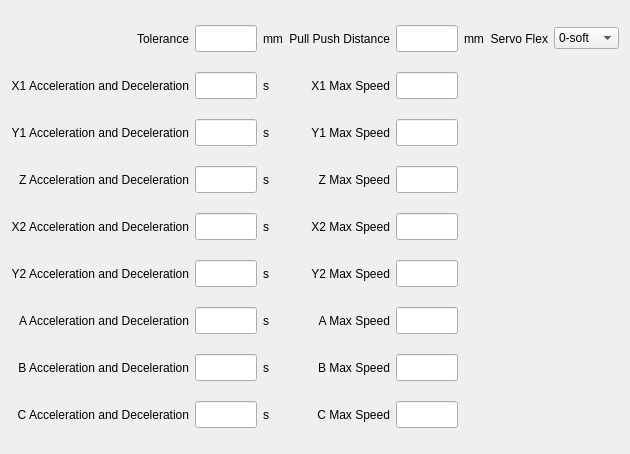
<?xml version="1.0" encoding="UTF-8"?>
<ui version="4.0">
 <class>ICMachineConfigPage</class>
 <widget class="QWidget" name="ICMachineConfigPage">
  <property name="geometry">
   <rect>
    <x>0</x>
    <y>0</y>
    <width>630</width>
    <height>454</height>
   </rect>
  </property>
  <property name="windowTitle">
   <string>Form</string>
  </property>
  <layout class="QGridLayout" name="gridLayout">
   <item row="1" column="3">
    <widget class="QLabel" name="x1SLabel">
     <property name="text">
      <string>s</string>
     </property>
    </widget>
   </item>
   <item row="2" column="3">
    <widget class="QLabel" name="y1SLabel">
     <property name="text">
      <string>s</string>
     </property>
    </widget>
   </item>
   <item row="3" column="3">
    <widget class="QLabel" name="zSLabel">
     <property name="text">
      <string>s</string>
     </property>
    </widget>
   </item>
   <item row="2" column="4">
    <spacer name="horizontalSpacer">
     <property name="orientation">
      <enum>Qt::Horizontal</enum>
     </property>
     <property name="sizeHint" stdset="0">
      <size>
       <width>40</width>
       <height>20</height>
      </size>
     </property>
    </spacer>
   </item>
   <item row="0" column="3">
    <widget class="QLabel" name="label_17">
     <property name="text">
      <string>mm</string>
     </property>
    </widget>
   </item>
   <item row="4" column="0">
    <widget class="QLabel" name="x2ALabel">
     <property name="text">
      <string>X2 Acceleration and Deceleration</string>
     </property>
     <property name="alignment">
      <set>Qt::AlignRight|Qt::AlignTrailing|Qt::AlignVCenter</set>
     </property>
    </widget>
   </item>
   <item row="4" column="1">
    <widget class="ICLineEditWithVirtualNumericKeypad" name="x2ADEdit">
     <property name="minimumSize">
      <size>
       <width>0</width>
       <height>27</height>
      </size>
     </property>
     <property name="maximumSize">
      <size>
       <width>16777215</width>
       <height>27</height>
      </size>
     </property>
    </widget>
   </item>
   <item row="5" column="0">
    <widget class="QLabel" name="y2ALabel">
     <property name="text">
      <string>Y2 Acceleration and Deceleration</string>
     </property>
     <property name="alignment">
      <set>Qt::AlignRight|Qt::AlignTrailing|Qt::AlignVCenter</set>
     </property>
    </widget>
   </item>
   <item row="4" column="5">
    <widget class="QLabel" name="x2MLabel">
     <property name="text">
      <string>X2 Max Speed</string>
     </property>
     <property name="alignment">
      <set>Qt::AlignRight|Qt::AlignTrailing|Qt::AlignVCenter</set>
     </property>
    </widget>
   </item>
   <item row="4" column="6">
    <widget class="ICLineEditWithVirtualNumericKeypad" name="x2MaxSpeedEdit">
     <property name="minimumSize">
      <size>
       <width>0</width>
       <height>27</height>
      </size>
     </property>
     <property name="maximumSize">
      <size>
       <width>16777215</width>
       <height>27</height>
      </size>
     </property>
    </widget>
   </item>
   <item row="8" column="6">
    <widget class="ICLineEditWithVirtualNumericKeypad" name="cMaxSpeedEdit">
     <property name="minimumSize">
      <size>
       <width>0</width>
       <height>27</height>
      </size>
     </property>
     <property name="maximumSize">
      <size>
       <width>16777215</width>
       <height>27</height>
      </size>
     </property>
    </widget>
   </item>
   <item row="0" column="6">
    <widget class="ICLineEditWithVirtualNumericKeypad" name="pullPushDistance">
     <property name="minimumSize">
      <size>
       <width>0</width>
       <height>27</height>
      </size>
     </property>
     <property name="maximumSize">
      <size>
       <width>16777215</width>
       <height>27</height>
      </size>
     </property>
    </widget>
   </item>
   <item row="0" column="7">
    <widget class="QLabel" name="label_18">
     <property name="text">
      <string>mm</string>
     </property>
    </widget>
   </item>
   <item row="0" column="5">
    <widget class="QLabel" name="label_4">
     <property name="text">
      <string>Pull Push Distance</string>
     </property>
     <property name="alignment">
      <set>Qt::AlignRight|Qt::AlignTrailing|Qt::AlignVCenter</set>
     </property>
    </widget>
   </item>
   <item row="0" column="9">
    <widget class="QLabel" name="label_5">
     <property name="text">
      <string>Servo Flex</string>
     </property>
     <property name="alignment">
      <set>Qt::AlignRight|Qt::AlignTrailing|Qt::AlignVCenter</set>
     </property>
    </widget>
   </item>
   <item row="5" column="1">
    <widget class="ICLineEditWithVirtualNumericKeypad" name="y2ADEdit">
     <property name="minimumSize">
      <size>
       <width>0</width>
       <height>27</height>
      </size>
     </property>
     <property name="maximumSize">
      <size>
       <width>16777215</width>
       <height>27</height>
      </size>
     </property>
    </widget>
   </item>
   <item row="5" column="5">
    <widget class="QLabel" name="y2MLabel">
     <property name="text">
      <string>Y2 Max Speed</string>
     </property>
     <property name="alignment">
      <set>Qt::AlignRight|Qt::AlignTrailing|Qt::AlignVCenter</set>
     </property>
    </widget>
   </item>
   <item row="5" column="6">
    <widget class="ICLineEditWithVirtualNumericKeypad" name="y2MaxSpeedEdit">
     <property name="minimumSize">
      <size>
       <width>0</width>
       <height>27</height>
      </size>
     </property>
     <property name="maximumSize">
      <size>
       <width>16777215</width>
       <height>27</height>
      </size>
     </property>
    </widget>
   </item>
   <item row="4" column="3">
    <widget class="QLabel" name="x2SLabel">
     <property name="text">
      <string>s</string>
     </property>
    </widget>
   </item>
   <item row="6" column="1">
    <widget class="ICLineEditWithVirtualNumericKeypad" name="aADEdit">
     <property name="minimumSize">
      <size>
       <width>0</width>
       <height>27</height>
      </size>
     </property>
     <property name="maximumSize">
      <size>
       <width>16777215</width>
       <height>27</height>
      </size>
     </property>
    </widget>
   </item>
   <item row="5" column="3">
    <widget class="QLabel" name="y2SLabel">
     <property name="text">
      <string>s</string>
     </property>
    </widget>
   </item>
   <item row="6" column="3">
    <widget class="QLabel" name="aSLabel">
     <property name="text">
      <string>s</string>
     </property>
    </widget>
   </item>
   <item row="6" column="0">
    <widget class="QLabel" name="aALabel">
     <property name="text">
      <string>A Acceleration and Deceleration</string>
     </property>
     <property name="alignment">
      <set>Qt::AlignRight|Qt::AlignTrailing|Qt::AlignVCenter</set>
     </property>
    </widget>
   </item>
   <item row="6" column="5">
    <widget class="QLabel" name="aMLabel">
     <property name="text">
      <string>A Max Speed</string>
     </property>
     <property name="alignment">
      <set>Qt::AlignRight|Qt::AlignTrailing|Qt::AlignVCenter</set>
     </property>
    </widget>
   </item>
   <item row="6" column="6">
    <widget class="ICLineEditWithVirtualNumericKeypad" name="aMaxSpeedEdit">
     <property name="minimumSize">
      <size>
       <width>0</width>
       <height>27</height>
      </size>
     </property>
     <property name="maximumSize">
      <size>
       <width>16777215</width>
       <height>27</height>
      </size>
     </property>
    </widget>
   </item>
   <item row="7" column="1">
    <widget class="ICLineEditWithVirtualNumericKeypad" name="bADEdit">
     <property name="minimumSize">
      <size>
       <width>0</width>
       <height>27</height>
      </size>
     </property>
     <property name="maximumSize">
      <size>
       <width>16777215</width>
       <height>27</height>
      </size>
     </property>
    </widget>
   </item>
   <item row="7" column="3">
    <widget class="QLabel" name="bSLabel">
     <property name="text">
      <string>s</string>
     </property>
    </widget>
   </item>
   <item row="7" column="0">
    <widget class="QLabel" name="bALabel">
     <property name="text">
      <string>B Acceleration and Deceleration</string>
     </property>
     <property name="alignment">
      <set>Qt::AlignRight|Qt::AlignTrailing|Qt::AlignVCenter</set>
     </property>
    </widget>
   </item>
   <item row="7" column="6">
    <widget class="ICLineEditWithVirtualNumericKeypad" name="bMaxSpeedEdit">
     <property name="minimumSize">
      <size>
       <width>0</width>
       <height>27</height>
      </size>
     </property>
     <property name="maximumSize">
      <size>
       <width>16777215</width>
       <height>27</height>
      </size>
     </property>
    </widget>
   </item>
   <item row="7" column="5">
    <widget class="QLabel" name="bMLabel">
     <property name="text">
      <string>B Max Speed</string>
     </property>
     <property name="alignment">
      <set>Qt::AlignRight|Qt::AlignTrailing|Qt::AlignVCenter</set>
     </property>
    </widget>
   </item>
   <item row="8" column="1">
    <widget class="ICLineEditWithVirtualNumericKeypad" name="cADEdit">
     <property name="minimumSize">
      <size>
       <width>0</width>
       <height>27</height>
      </size>
     </property>
     <property name="maximumSize">
      <size>
       <width>16777215</width>
       <height>27</height>
      </size>
     </property>
    </widget>
   </item>
   <item row="8" column="3">
    <widget class="QLabel" name="cSLabel">
     <property name="text">
      <string>s</string>
     </property>
    </widget>
   </item>
   <item row="8" column="0">
    <widget class="QLabel" name="cALabel">
     <property name="text">
      <string>C Acceleration and Deceleration</string>
     </property>
     <property name="alignment">
      <set>Qt::AlignRight|Qt::AlignTrailing|Qt::AlignVCenter</set>
     </property>
    </widget>
   </item>
   <item row="8" column="5">
    <widget class="QLabel" name="cMLabel">
     <property name="text">
      <string>C Max Speed</string>
     </property>
     <property name="alignment">
      <set>Qt::AlignRight|Qt::AlignTrailing|Qt::AlignVCenter</set>
     </property>
    </widget>
   </item>
   <item row="0" column="8">
    <spacer name="horizontalSpacer_2">
     <property name="orientation">
      <enum>Qt::Horizontal</enum>
     </property>
     <property name="sizeHint" stdset="0">
      <size>
       <width>40</width>
       <height>20</height>
      </size>
     </property>
    </spacer>
   </item>
   <item row="0" column="0">
    <widget class="QLabel" name="label_3">
     <property name="text">
      <string>Tolerance</string>
     </property>
     <property name="alignment">
      <set>Qt::AlignRight|Qt::AlignTrailing|Qt::AlignVCenter</set>
     </property>
    </widget>
   </item>
   <item row="0" column="1">
    <widget class="ICLineEditWithVirtualNumericKeypad" name="toleranceLineEdit">
     <property name="minimumSize">
      <size>
       <width>0</width>
       <height>27</height>
      </size>
     </property>
     <property name="maximumSize">
      <size>
       <width>16777215</width>
       <height>27</height>
      </size>
     </property>
    </widget>
   </item>
   <item row="1" column="0">
    <widget class="QLabel" name="x1ALabel">
     <property name="text">
      <string>X1 Acceleration and Deceleration</string>
     </property>
     <property name="alignment">
      <set>Qt::AlignRight|Qt::AlignTrailing|Qt::AlignVCenter</set>
     </property>
    </widget>
   </item>
   <item row="1" column="1">
    <widget class="ICLineEditWithVirtualNumericKeypad" name="xADEdit">
     <property name="minimumSize">
      <size>
       <width>0</width>
       <height>27</height>
      </size>
     </property>
     <property name="maximumSize">
      <size>
       <width>16777215</width>
       <height>27</height>
      </size>
     </property>
    </widget>
   </item>
   <item row="1" column="5">
    <widget class="QLabel" name="x1MLabel">
     <property name="text">
      <string>X1 Max Speed</string>
     </property>
     <property name="alignment">
      <set>Qt::AlignRight|Qt::AlignTrailing|Qt::AlignVCenter</set>
     </property>
    </widget>
   </item>
   <item row="1" column="6">
    <widget class="ICLineEditWithVirtualNumericKeypad" name="xMaxSpeedEdit">
     <property name="minimumSize">
      <size>
       <width>0</width>
       <height>27</height>
      </size>
     </property>
     <property name="maximumSize">
      <size>
       <width>16777215</width>
       <height>27</height>
      </size>
     </property>
    </widget>
   </item>
   <item row="2" column="0">
    <widget class="QLabel" name="y1ALabel">
     <property name="text">
      <string>Y1 Acceleration and Deceleration</string>
     </property>
     <property name="alignment">
      <set>Qt::AlignRight|Qt::AlignTrailing|Qt::AlignVCenter</set>
     </property>
    </widget>
   </item>
   <item row="2" column="1">
    <widget class="ICLineEditWithVirtualNumericKeypad" name="yADEdit">
     <property name="minimumSize">
      <size>
       <width>0</width>
       <height>27</height>
      </size>
     </property>
     <property name="maximumSize">
      <size>
       <width>16777215</width>
       <height>27</height>
      </size>
     </property>
    </widget>
   </item>
   <item row="2" column="5">
    <widget class="QLabel" name="y1MLabel">
     <property name="text">
      <string>Y1 Max Speed</string>
     </property>
     <property name="alignment">
      <set>Qt::AlignRight|Qt::AlignTrailing|Qt::AlignVCenter</set>
     </property>
    </widget>
   </item>
   <item row="2" column="6">
    <widget class="ICLineEditWithVirtualNumericKeypad" name="yMaxSpeedEdit">
     <property name="minimumSize">
      <size>
       <width>0</width>
       <height>27</height>
      </size>
     </property>
     <property name="maximumSize">
      <size>
       <width>16777215</width>
       <height>27</height>
      </size>
     </property>
    </widget>
   </item>
   <item row="3" column="0">
    <widget class="QLabel" name="zALabel">
     <property name="text">
      <string>Z Acceleration and Deceleration</string>
     </property>
     <property name="alignment">
      <set>Qt::AlignRight|Qt::AlignTrailing|Qt::AlignVCenter</set>
     </property>
    </widget>
   </item>
   <item row="3" column="6">
    <widget class="ICLineEditWithVirtualNumericKeypad" name="zMaxSpeedEdit">
     <property name="minimumSize">
      <size>
       <width>0</width>
       <height>27</height>
      </size>
     </property>
     <property name="maximumSize">
      <size>
       <width>16777215</width>
       <height>27</height>
      </size>
     </property>
    </widget>
   </item>
   <item row="3" column="1">
    <widget class="ICLineEditWithVirtualNumericKeypad" name="zADEdit">
     <property name="minimumSize">
      <size>
       <width>0</width>
       <height>27</height>
      </size>
     </property>
     <property name="maximumSize">
      <size>
       <width>16777215</width>
       <height>27</height>
      </size>
     </property>
    </widget>
   </item>
   <item row="3" column="5">
    <widget class="QLabel" name="zMLabel">
     <property name="text">
      <string>Z Max Speed</string>
     </property>
     <property name="alignment">
      <set>Qt::AlignRight|Qt::AlignTrailing|Qt::AlignVCenter</set>
     </property>
    </widget>
   </item>
   <item row="0" column="10">
    <widget class="QComboBox" name="servoFlex">
     <item>
      <property name="text">
       <string>0-soft</string>
      </property>
     </item>
     <item>
      <property name="text">
       <string>1</string>
      </property>
     </item>
     <item>
      <property name="text">
       <string>2</string>
      </property>
     </item>
     <item>
      <property name="text">
       <string>3</string>
      </property>
     </item>
     <item>
      <property name="text">
       <string>4</string>
      </property>
     </item>
     <item>
      <property name="text">
       <string>5</string>
      </property>
     </item>
     <item>
      <property name="text">
       <string>6</string>
      </property>
     </item>
     <item>
      <property name="text">
       <string>7-hard</string>
      </property>
     </item>
    </widget>
   </item>
  </layout>
 </widget>
 <customwidgets>
  <customwidget>
   <class>ICLineEditWithVirtualNumericKeypad</class>
   <extends>QLineEdit</extends>
   <header>iclineeditwithvirtualnumerickeypad.h</header>
  </customwidget>
 </customwidgets>
 <resources/>
 <connections/>
</ui>
